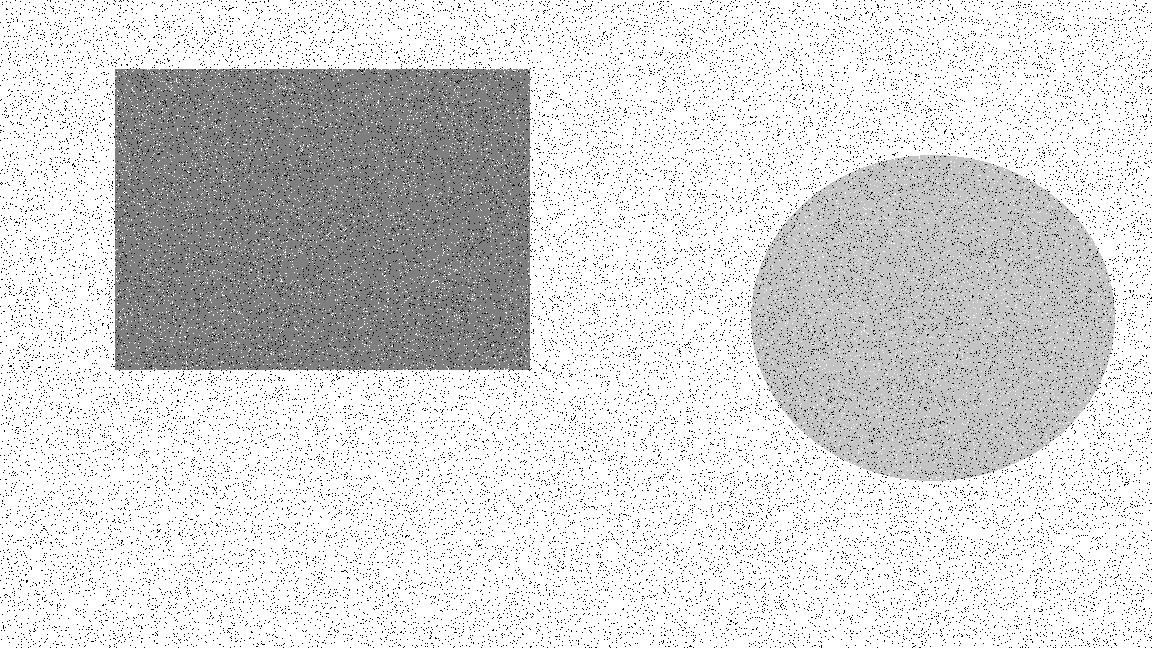
#> input picture Bachelor's/Year IV/Image Processing/Exam/test_noise.png, 1152 x 648 px
$ python ex2.py
#> lines starting #> are read from the running program, lines starting #| are printed output that depends on the picture
#%%
from skimage import io, color, util
import numpy as np
import matplotlib.pyplot as plt

def rank_filter_order(img, rank, f_size):
    h, w = img.shape
    img_f = img.copy()
    border = f_size // 2
    for i in range(border, h - border):
        for j in range(border, w - border):
            V = img_n[i - border : i + border + 1, j - border : j + border + 1]
            V = np.sort(V, axis=None)
            img_f[i, j] = V[rank]
    return img_f

plt.close('all')

img = io.imread('test_noise.png')
#> img is the input picture: shape (648, 1152); min 0, max 255, mean 216.2


img_n = util.random_noise(img, 's&p', amount = 0.05)
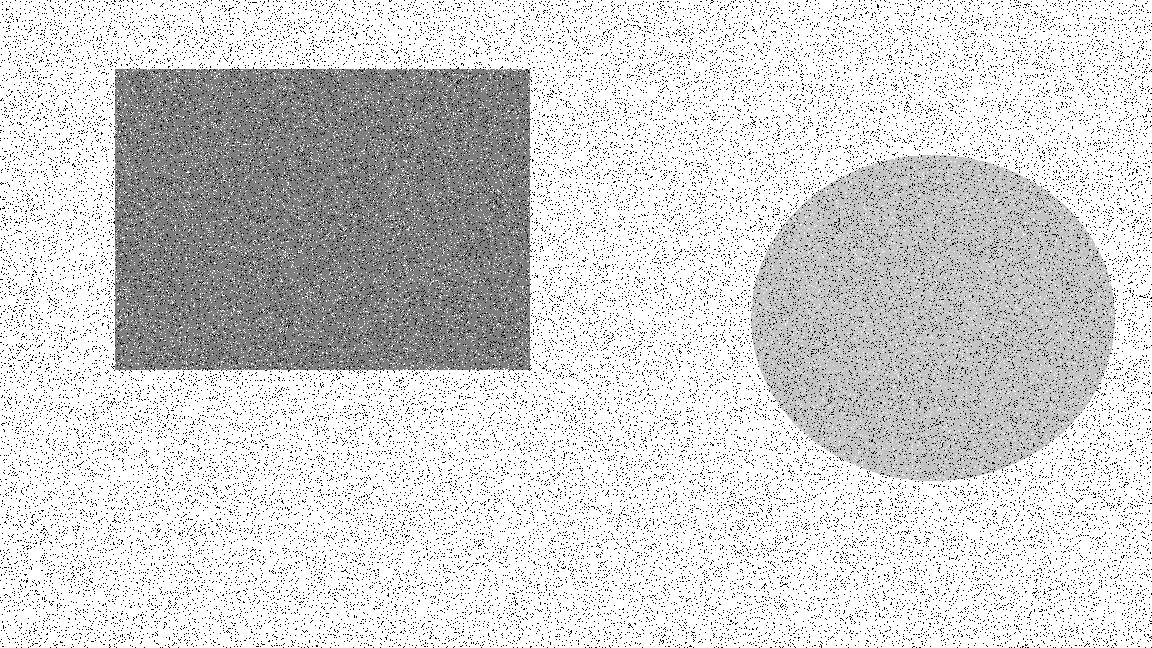
#> img_n: shape (648, 1152) float64; min 0, max 1, mean 0.83
plt.figure(), plt.imshow(img_n, cmap = 'gray'), plt.colorbar()
img_n = np.round(img_n * 256)

image_order = rank_filter_order(img_n, 4, 3)
#> after the loop in rank_filter_order, `for i in range(border, h - border):`:
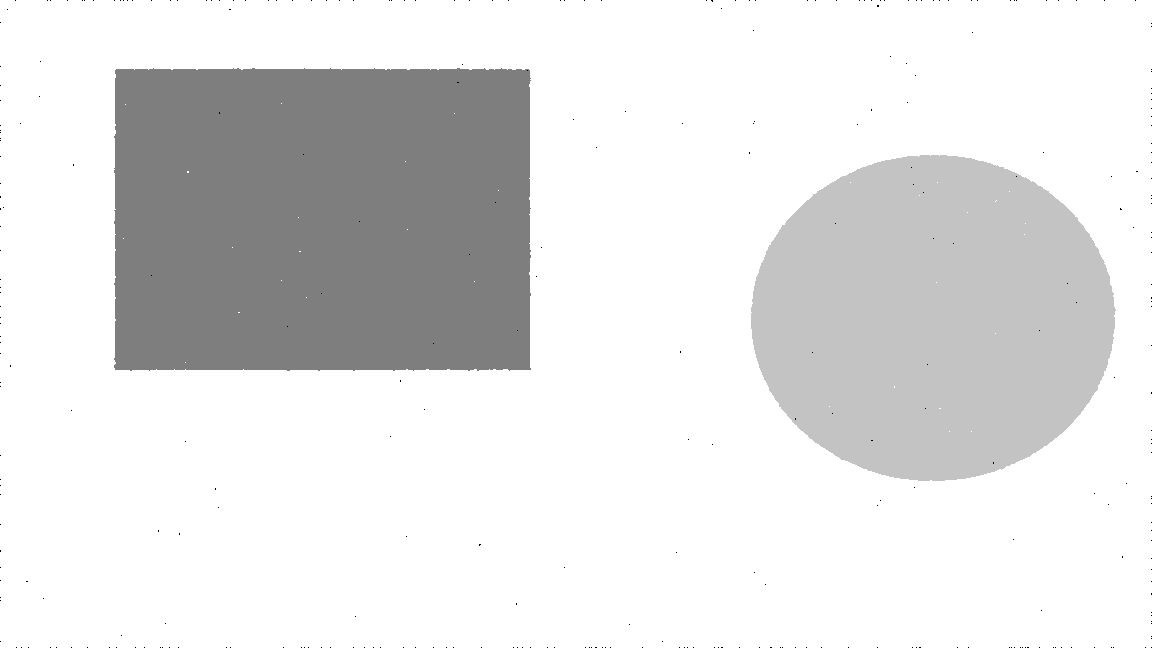
#> img_f: shape (648, 1152) float64; min 0, max 256, mean 226.8; drawn with min black and max white
plt.figure(), plt.imshow(image_order, cmap = 'gray'), plt.colorbar()
# %%
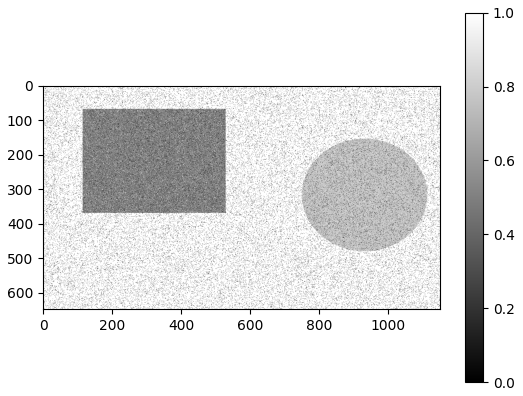
#> figure drawn by matplotlib, 2 panels
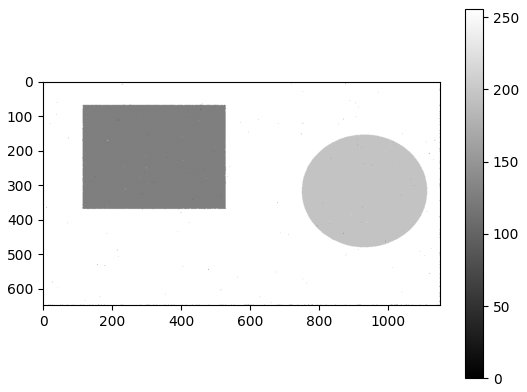
#> figure drawn by matplotlib, 2 panels
